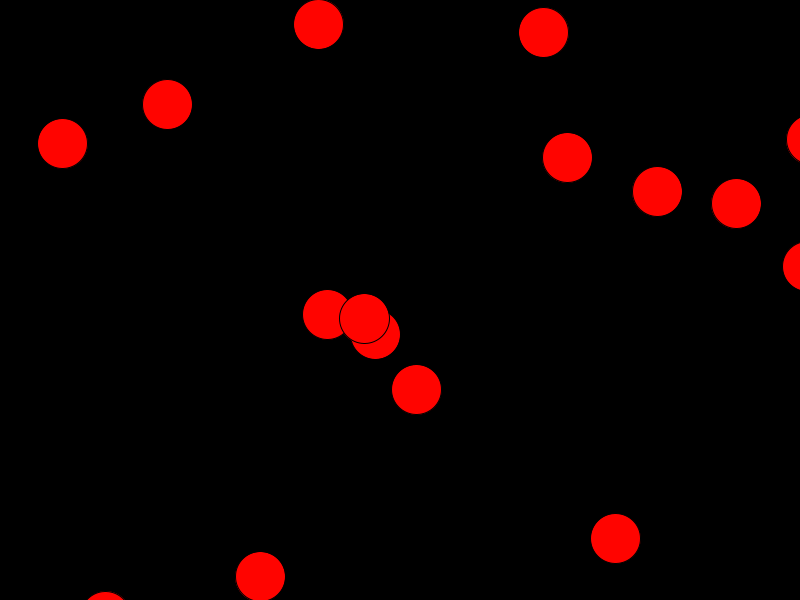
Frame 1 (no input)
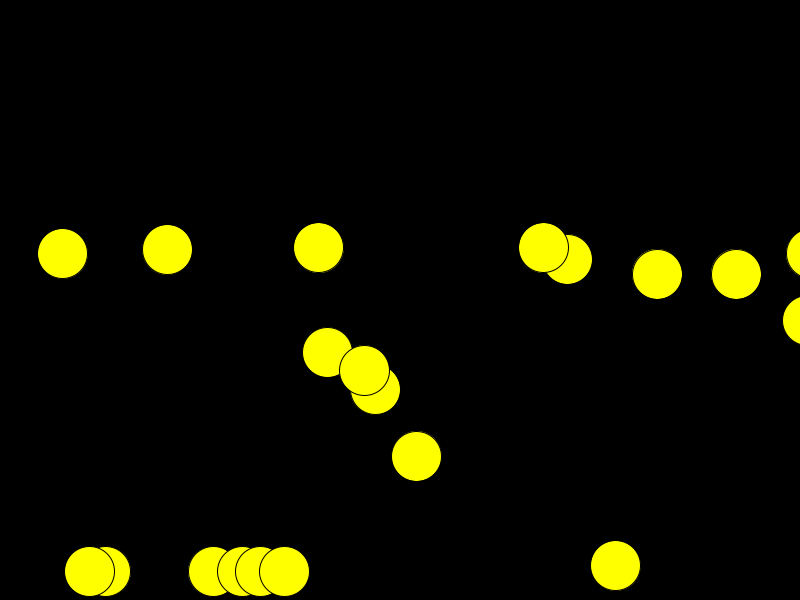
Frame 60 (the mouse pressed at the canvas centre just before this capture)
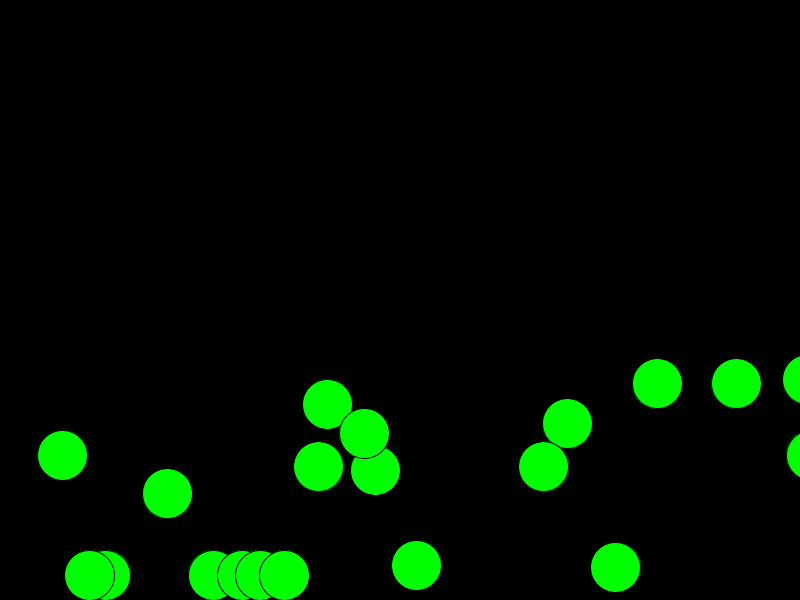
Frame 120 (the mouse held since frame 60 and released just before this capture)

The Processing sketch that drew these frames (run headless with seeded random() and noise(); from frame 60 on, the mouse is pressed at the canvas centre):

// Processing sketch: Class_Bounce_Ball_ARAY
// ── Class_Bounce_Ball_ARAY.pde
ball [] gravity = new ball[20];

void setup() {
  size(800, 600);
  colorMode(HSB, 360, 100, 100, 100);
  for(int i = 0; i < gravity.length; i++){
  gravity[i] = new ball();
  }
}
void draw() {
  background(0);
   fill(frameCount%360, 100, 100);
   for (int i = 0; i < gravity.length; i++) {
  gravity[i].display();
  gravity[i].move();
  gravity[i].bounce();
  gravity[i].acc();
   }
}

class ball {
  float sz;
  PVector loc, vel, acc;
  ball() { 
    sz = 50;
    loc = new PVector(random(width)+sz,random(width)-sz);
    vel = new PVector(0, 5);
      acc = new PVector(0, .5);
  }

  void display() {
    ellipse(loc.x, loc.y, sz, sz);
  }
  void move() {
    loc.add(vel);
  }
  void bounce() {
//    if (loc.x+sz/2 >width || loc.x-sz/2 <0) {
//      vel.x *= -1;
//    }
     if (loc.y + sz/2 > height || loc.y - sz/2 < 0) {
loc.y = height-sz/2;
       vel.y *= -.9;
  }
  }
    void acc() {
    vel.add(acc);
  }

}
